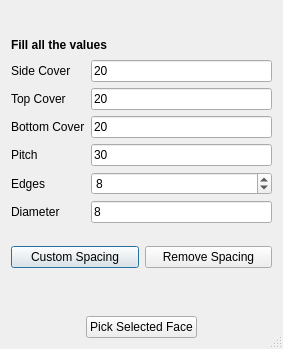
<?xml version="1.0" encoding="UTF-8"?>
<ui version="4.0">
 <class>StraightRebar</class>
 <widget class="QDialog" name="StraightRebar">
  <property name="geometry">
   <rect>
    <x>0</x>
    <y>0</y>
    <width>283</width>
    <height>349</height>
   </rect>
  </property>
  <property name="windowTitle">
   <string>Dialog</string>
  </property>
  <property name="windowOpacity">
   <double>1.000000000000000</double>
  </property>
  <property name="sizeGripEnabled">
   <bool>true</bool>
  </property>
  <property name="modal">
   <bool>false</bool>
  </property>
  <layout class="QGridLayout" name="gridLayout">
   <item row="5" column="0" rowspan="3">
    <layout class="QHBoxLayout" name="horizontalLayout_2">
     <property name="spacing">
      <number>6</number>
     </property>
     <property name="topMargin">
      <number>0</number>
     </property>
     <item>
      <widget class="QPushButton" name="customSpacing">
       <property name="enabled">
        <bool>true</bool>
       </property>
       <property name="text">
        <string>Custom Spacing</string>
       </property>
      </widget>
     </item>
     <item>
      <widget class="QPushButton" name="removeCustomSpacing">
       <property name="enabled">
        <bool>true</bool>
       </property>
       <property name="text">
        <string>Remove Spacing</string>
       </property>
      </widget>
     </item>
    </layout>
   </item>
   <item row="0" column="0" alignment="Qt::AlignHCenter">
    <widget class="QLabel" name="image">
     <property name="sizePolicy">
      <sizepolicy hsizetype="Preferred" vsizetype="Preferred">
       <horstretch>0</horstretch>
       <verstretch>0</verstretch>
      </sizepolicy>
     </property>
     <property name="layoutDirection">
      <enum>Qt::LeftToRight</enum>
     </property>
     <property name="text">
      <string/>
     </property>
    </widget>
   </item>
   <item row="1" column="0">
    <widget class="QLabel" name="heading">
     <property name="font">
      <font>
       <weight>75</weight>
       <bold>true</bold>
      </font>
     </property>
     <property name="text">
      <string>Fill all the values</string>
     </property>
    </widget>
   </item>
   <item row="10" column="0">
    <widget class="QLabel" name="PickSelectedFaceLabel">
     <property name="text">
      <string/>
     </property>
    </widget>
   </item>
   <item row="11" column="0" alignment="Qt::AlignHCenter">
    <widget class="QPushButton" name="PickSelectedFace">
     <property name="enabled">
      <bool>true</bool>
     </property>
     <property name="text">
      <string>Pick Selected Face</string>
     </property>
     <property name="checkable">
      <bool>false</bool>
     </property>
    </widget>
   </item>
   <item row="2" column="0">
    <layout class="QFormLayout" name="formLayout">
     <property name="fieldGrowthPolicy">
      <enum>QFormLayout::AllNonFixedFieldsGrow</enum>
     </property>
     <item row="0" column="0">
      <widget class="QLabel" name="sideCoverLabel">
       <property name="text">
        <string>Side Cover</string>
       </property>
      </widget>
     </item>
     <item row="0" column="1">
      <widget class="Gui::InputField" name="sideCover">
       <property name="text">
        <string>20</string>
       </property>
       <property name="unit" stdset="0">
        <string notr="true"/>
       </property>
      </widget>
     </item>
     <item row="1" column="0">
      <widget class="QLabel" name="topCoverLabel">
       <property name="text">
        <string>Top Cover</string>
       </property>
      </widget>
     </item>
     <item row="1" column="1">
      <widget class="Gui::InputField" name="topCover">
       <property name="text">
        <string>20</string>
       </property>
       <property name="unit" stdset="0">
        <string notr="true"/>
       </property>
      </widget>
     </item>
     <item row="2" column="0">
      <widget class="QLabel" name="bottomCoverLabel">
       <property name="text">
        <string>Bottom Cover</string>
       </property>
      </widget>
     </item>
     <item row="2" column="1">
      <widget class="Gui::InputField" name="bottomCover">
       <property name="text">
        <string>20</string>
       </property>
       <property name="unit" stdset="0">
        <string notr="true"/>
       </property>
      </widget>
     </item>
     <item row="3" column="0">
      <widget class="QLabel" name="pitchLabel">
       <property name="text">
        <string>Pitch</string>
       </property>
      </widget>
     </item>
     <item row="3" column="1">
      <widget class="Gui::InputField" name="pitch">
       <property name="text">
        <string>30</string>
       </property>
       <property name="unit" stdset="0">
        <string notr="true"/>
       </property>
      </widget>
     </item>
     <item row="4" column="0">
      <widget class="QLabel" name="edgesLabel">
       <property name="text">
        <string>Edges</string>
       </property>
      </widget>
     </item>
     <item row="4" column="1">
      <widget class="Gui::PrefSpinBox" name="edges">
       <property name="value">
        <number>8</number>
       </property>
      </widget>
     </item>
     <item row="5" column="0">
      <widget class="QLabel" name="diameterLabel">
       <property name="text">
        <string>Diameter</string>
       </property>
      </widget>
     </item>
     <item row="5" column="1">
      <widget class="Gui::InputField" name="diameter">
       <property name="text">
        <string>8</string>
       </property>
       <property name="unit" stdset="0">
        <string notr="true"/>
       </property>
      </widget>
     </item>
    </layout>
   </item>
  </layout>
 </widget>
 <customwidgets>
  <customwidget>
   <class>Gui::InputField</class>
   <extends>QLineEdit</extends>
   <header>Gui/InputField.h</header>
  </customwidget>
  <customwidget>
   <class>Gui::PrefSpinBox</class>
   <extends>QSpinBox</extends>
   <header>Gui/PrefWidgets.h</header>
  </customwidget>
 </customwidgets>
 <tabstops>
  <tabstop>sideCover</tabstop>
  <tabstop>topCover</tabstop>
  <tabstop>bottomCover</tabstop>
  <tabstop>pitch</tabstop>
  <tabstop>edges</tabstop>
  <tabstop>diameter</tabstop>
  <tabstop>customSpacing</tabstop>
  <tabstop>removeCustomSpacing</tabstop>
  <tabstop>PickSelectedFace</tabstop>
 </tabstops>
 <resources/>
 <connections/>
</ui>
